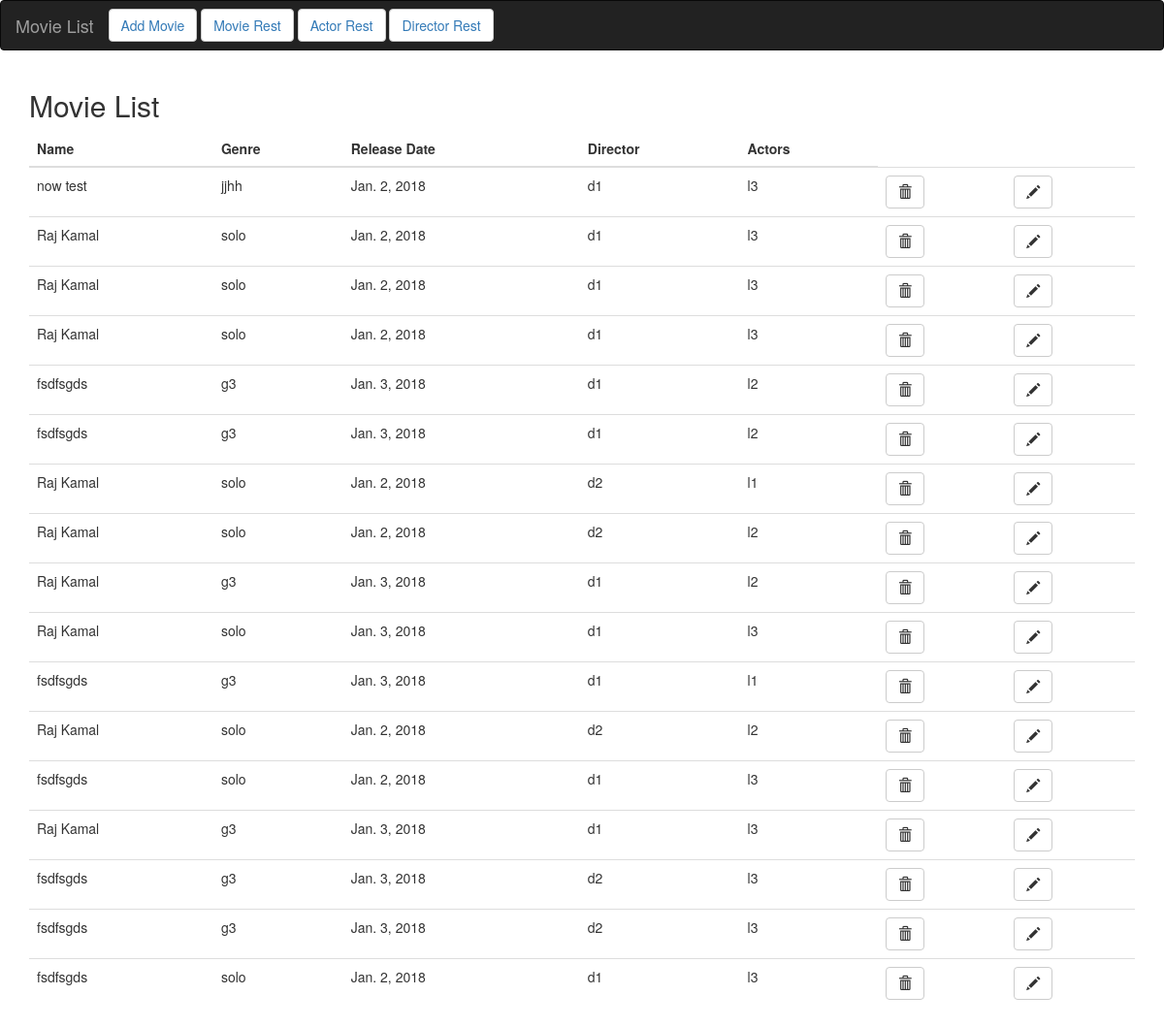
The page / on the database its author committed.
### webapp/models.py (models this page shows, shortened)
class movie(models.Model):
    name = models.CharField(max_length=100)
    actors = models.ManyToManyField(leadactors)
    release_date=models.DateField()
    genre=models.CharField(max_length=100)
    director=models.ForeignKey(director,blank=False,on_delete=models.CASCADE)

class director(models.Model):
    name=models.CharField(max_length=100)
    def __str__(self):
        return self.name

class leadactors(models.Model):
    name=models.CharField(max_length=100, null=True)
    def __str__(self):
        return self.name

### webapp/views.py (the view)
# urls.py: url('^$', views.details,name='movie'),
def details(request):
	details= movie.objects.all()
	return render(request,'webapp/list.html',{'movie':details})

### webapp/templates/webapp/list.html
{%extends 'webapp/index.html'%}
{%block content%}
<div class="container">
  <h2>Movie List</h2>
  <div class="table-responsive">
  <table class="table">
    <thead>
      <tr>
        <th>Name</th>
        <th>Genre</th>
        <th>Release Date</th>
        <th> Director </th>
        <th> Actors </th>
      </tr>
    </thead>
    <tbody>
{% for movies in movie %}
      <tr>
        <td>{{movies.name}}</td>
        <td>{{movies.genre}}</td>
        <td>{{movies.release_date}}</td>
        <td>{{movies.director}}</td>
        <td>
        {%for actor in movies.actors.all%}
        {{actor}}
        {% endfor%}
      </td>
      <td> <a class="btn btn-default" href="{%url 'delete' movies.pk%}"><span class="glyphicon glyphicon-trash"></span></a> </td>
      <td><a class="btn btn-default" href="{% url 'edit' movies.pk %}"><span class="glyphicon glyphicon-pencil"></span></a></td>
      </tr>
{% endfor%}
    </tbody>
  </table>
{%endblock content %}

### webapp/templates/webapp/index.html (shortened to what this page needs)
<!DOCTYPE html>
<html>
<head>
  <link rel="stylesheet" href="https://maxcdn.bootstrapcdn.com/bootstrap/3.3.7/css/bootstrap.min.css">
</head>
<body>
  <nav class="navbar navbar-inverse">
  <div class="container-fluid">
    <div class="navbar-header">
      <a class="navbar-brand" href="{%url 'movie'%}">Movie List</a>
    </div>
    <button class="btn btn-default navbar-btn"><a href="{% url 'new'%}"> Add Movie</a> </button>
    <button class="btn btn-default navbar-btn"><a href="{% url 'movielist'%}">Movie Rest</a> </button>
    <button class="btn btn-default navbar-btn"><a href="{% url 'leadactor'%}">Actor Rest</a> </button>
    <button class="btn btn-default navbar-btn"><a href="director">Director Rest</a> </button>
  </div>
</nav>
{% block content%}
{% endblock content%}
</body>
</html>

### rows shown on the page
movie: name "now test", genre "jjhh", release_date "Jan. 2, 2018", director "d1"
leadactors: name "l3"
movie: name "Raj Kamal", genre "solo", release_date "Jan. 2, 2018", director "d1"
movie: name "Raj Kamal", genre "solo", release_date "Jan. 2, 2018", director "d1"
movie: name "Raj Kamal", genre "solo", release_date "Jan. 2, 2018", director "d1"
movie: name "fsdfsgds", genre "g3", release_date "Jan. 3, 2018", director "d1"
leadactors: name "l2"
movie: name "fsdfsgds", genre "g3", release_date "Jan. 3, 2018", director "d1"
movie: name "Raj Kamal", genre "solo", release_date "Jan. 2, 2018", director "d2"
leadactors: name "l1"
movie: name "Raj Kamal", genre "solo", release_date "Jan. 2, 2018", director "d2"
movie: name "Raj Kamal", genre "g3", release_date "Jan. 3, 2018", director "d1"
movie: name "Raj Kamal", genre "solo", release_date "Jan. 3, 2018", director "d1"
movie: name "fsdfsgds", genre "g3", release_date "Jan. 3, 2018", director "d1"
movie: name "Raj Kamal", genre "solo", release_date "Jan. 2, 2018", director "d2"
movie: name "fsdfsgds", genre "solo", release_date "Jan. 2, 2018", director "d1"
movie: name "Raj Kamal", genre "g3", release_date "Jan. 3, 2018", director "d1"
movie: name "fsdfsgds", genre "g3", release_date "Jan. 3, 2018", director "d2"
movie: name "fsdfsgds", genre "g3", release_date "Jan. 3, 2018", director "d2"
movie: name "fsdfsgds", genre "solo", release_date "Jan. 2, 2018", director "d1"
